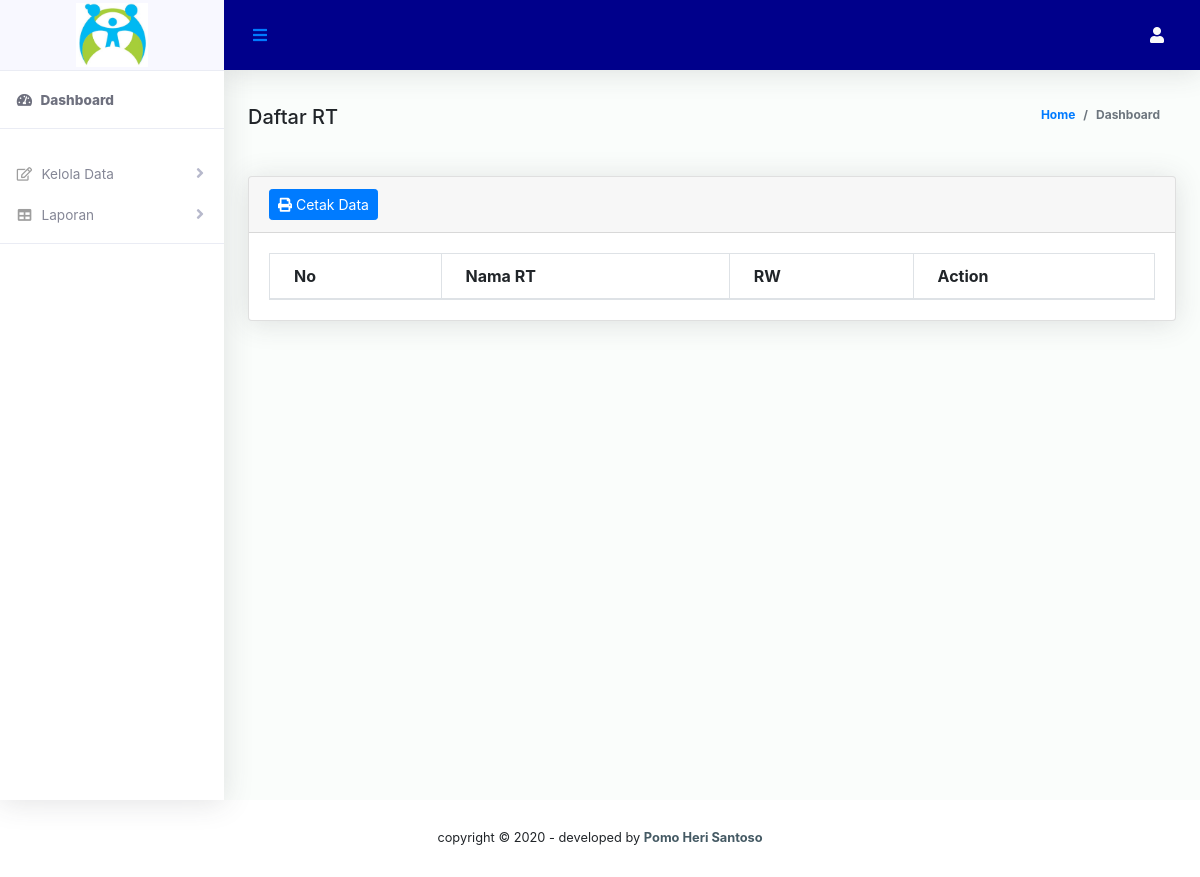
The app's page /bagian/admin/daftarrt.php, older data.
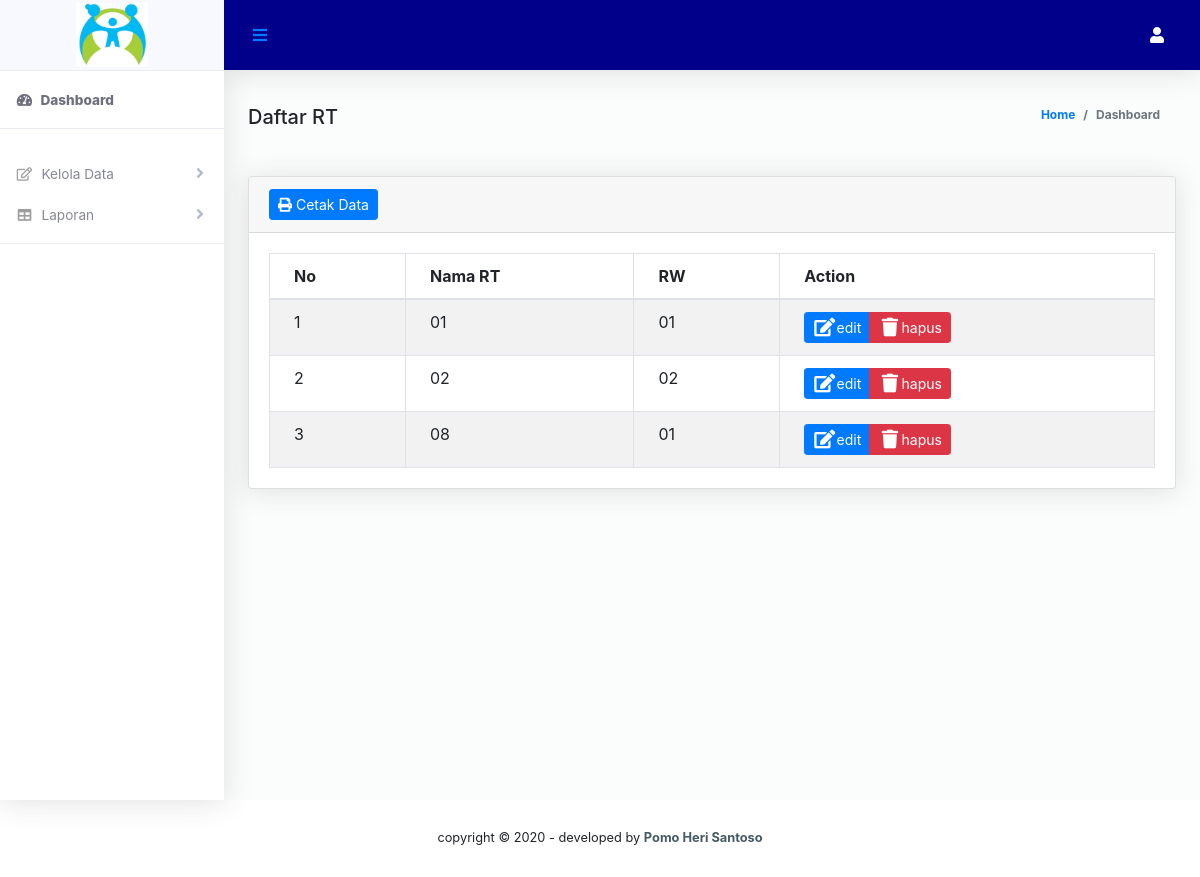
The same page, newer data.
### tables this page shows
CREATE TABLE `datrt` (
  `idrt` char(5) NOT NULL,
  `namart` varchar(50) NOT NULL,
  `idrw` char(5) NOT NULL
);

CREATE TABLE `datrw` (
  `idrw` char(5) NOT NULL,
  `namarw` varchar(50) NOT NULL,
  `iddk` char(5) NOT NULL
);

### bagian/admin/daftarrt.php (the view, shortened to what this page needs)
<!DOCTYPE html>
<html lang="en">
<head>
    <?php include('../komponen/css.php');?>
</head>
<body id="page-top">
  <div id="wrapper">
     <?php include('../komponen/sidebaradmin.php');?>
        <div id="content-wrapper" class="d-flex flex-column">
            <div id="content">
                <?php include('../komponen/header.php');?>
                <div class="container-fluid" id="container-wrapper">
                  <div class="d-sm-flex align-items-center justify-content-between mb-4">
                    <strong class="h5 card-title">Daftar RT</strong>
                    <ol class="breadcrumb">
                      <li class="breadcrumb-item"><a href="./">Home</a></li>
                      <li class="breadcrumb-item active" aria-current="page">Dashboard</li>
                    </ol>
                  </div>
            <section>
                 <div class="content mt-3">
                     <div class="animated fadeIn">
                         <div class="row">
                            <div class="col-md-12">
                                 <div class="card">
                                     <div class="card-header">
                                         <a href="cetakrt.php" target="_blank" class="btn btn-primary btn-sm" ><i class="fa fa-print"></i> Cetak Data</a>
                                         </div>
                                            <div class="card-body">
                                            <table width="100%" class="table table-striped table-bordered table-hover data" id="dataTables">
                                                <?php
                                                $result = mysql_query("SELECT * FROM datrt join datrw on datrt.idrw=datrw.idrw ORDER BY idrt ASC");
                                                ?>
                                                <thead>
                                                    <tr>
                                                        <th>No</th>
                                                        <th>Nama RT</th>
                                                        <th>RW</th>
                                                        <th>Action</th>
                                                    </tr>
                                                </thead>
                                                <tbody>
                                                <?php
                                                $no = 1;
                                                while($user_data = mysql_fetch_array($result)){
                                                  echo "
                                                  <tr>
                                                    <td>".$no++."</td>
                                                    <td>".$user_data['namart']."</td>
                                                    <td>".$user_data['namarw']."</td>
                                                  ";
                                               ?>
                                               <td>
                                                      <div class="btn-group">
                                                        <a href="editrt.php?id=<?php echo $user_data['idrt']?>" class="btn btn-primary btn-sm icon-btn"><i class="fa fa-fw fa-lg fa-edit"></i>edit</a>
                                                        <a href="hapus.php?&hapusrt=<?php echo $user_data['idrt'] ?>"  class="btn btn-danger btn-sm icon-btn" onclick="return confirm('Apakah yakin akan menghapus data ini ?')"><i class="fa fa-fw fa-lg fa-trash"></i>hapus</a>
                                                      </div>
                                                    </td>
                                                </tr>
                                                 <?php }?>
                                                </tbody>
                                            </table>
                                          </div>
                                        </div>
                                    </div>
                                </div>
                            </div>
                        </div>
                      </section>
                    </div>
                  </div>
                </div>
              </div>
         <?php include('../komponen/footer.php');?>
</body>
</html>

Row changes from the older to the newer data that the page shows:
added datrt: namart "01", datrw.namarw "01"
added datrt: namart "02", datrw.namarw "02"
added datrt: namart "08", datrw.namarw "01"
